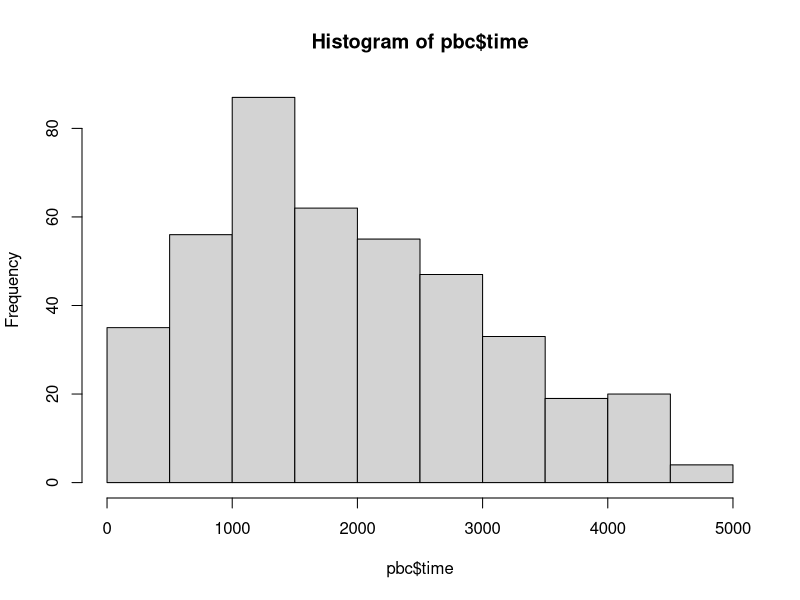

This chart was generated by the following R code: (Note: this script raises an error after producing the figure.)
rm(list = ls())
gc()
gc()

library(data.table)
library(survival)
library(survminer)
library(tidyverse)
library(glmnet)
library(e1071)
library(coin)

'%nin%' = Negate('%in%')

#importing 'pbc' dataset to R environment
  
data(pbc)

pbc = as.data.table(pbc)



# Descriptive Statistics

numeric_vars = c("age","bili", "chol", "albumin", "copper", "alk.phos", 
                 "ast", "platelet", "protime")

factor_vars = c("trt", "sex", "ascites", "hepato", 
                "spiders", "edema","stage")



# NA count

sapply(pbc,function(x) sum(is.na(x)))


#Analysis of Surv Obj and target variable

hist(pbc$time)
summary(pbc$time)
table(pbc$status)

Surv_obj = Surv(pbc$time,pbc$status==2)

ggsurvplot(survfit(Surv_obj~1,data = pbc),data = pbc,
           palette = "blue",linetype = 1,
           surv.median.line = "hv",risk.table = TRUE,
           cumevents = TRUE, cumcensor = TRUE, tables.height = 0.15)

survfit(Surv(time,status==2)~1,data=pbc)

# -- Num var


summary(pbc$age)

summary(pbc$bili)
summary(pbc$chol)
summary(pbc$albumin)
summary(pbc$copper)

summary(pbc$alk.phos)
summary(pbc$ast)
summary(pbc$platelet)
summary(pbc$protime)




# -- cat var

table(pbc$sex,exclude = NULL)
prop.table(table(pbc$sex,exclude = NULL))

table(pbc$stage,exclude = NULL)
prop.table(table(pbc$stage,exclude = NULL))

table(pbc$ascites,exclude = NULL)
prop.table(table(pbc$ascites,exclude = NULL))

table(pbc$hepato,exclude = NULL)
prop.table(table(pbc$hepato,exclude = NULL))

table(pbc$spiders,exclude = NULL)
prop.table(table(pbc$spiders,exclude = NULL))

table(pbc$edema,exclude = NULL)
prop.table(table(pbc$edema,exclude = NULL))


table(pbc$stage,exclude = NULL)
prop.table(table(pbc$edema,exclude = NULL))




# -- data_cleaning

pbc  = pbc[,trt:=ifelse(is.na(trt),3,trt)]

pbc = pbc[,ascites:=ifelse(is.na(ascites),-1,ascites)]

pbc = pbc[,hepato:=ifelse(is.na(hepato),-1,hepato)]

pbc = pbc[,spiders:=ifelse(is.na(spiders),-1,spiders)]

pbc[,stage:=as.character(stage)]
pbc[,stage:=ifelse(is.na(stage),'missing',stage)]


# -- num var

copper_median = median(pbc$copper,na.rm=TRUE)
pbc = pbc[,copper:=ifelse(is.na(copper),copper_median,copper)]

alkphos_median = median(pbc$alk.phos,na.rm=TRUE)
pbc = pbc[,alk.phos:=ifelse(is.na(alk.phos),alkphos_median,alk.phos)]

ast_median = median(pbc$ast,na.rm=TRUE)
pbc = pbc[,ast:=ifelse(is.na(ast),ast_median,ast)]

platelet_median = median(pbc$platelet,na.rm=TRUE)
pbc = pbc[,platelet:=ifelse(is.na(platelet),platelet_median,platelet)]

protime_median = median(pbc$protime,na.rm=TRUE)
pbc = pbc[,protime:=ifelse(is.na(protime),protime_median,protime)]

# -- rejecting trig and chol

pbc_old = pbc
pbc[,trig:=NULL]
pbc[,chol:=NULL]

# -- tranforming to log

numeric_vars = c("age","bili", "albumin", "copper", "alk.phos", 
                 "ast", "platelet", "protime")

sapply(pbc[,.SD,.SDcols=numeric_vars],function(x) skewness(x))

#pbc = pbc[,protime_log:=log(protime)]
#pbc = pbc[,ast_log:=log(ast)]

#age_mean = mean(pbc$age)
#age_sd = sd(pbc$age)
#pbc = pbc[,age_norm:=(age-age_mean)/age_sd]

pbc[,age_c:=ifelse(age<=44,"<=44",
                                  ifelse(age<=52,"<=52",
                                         ifelse(age<=59,"<=59",">59")))]

pbc[,stage:=ifelse(is.na(stage),'missing',stage)]

pbc[,stage_4_flag:=ifelse(stage==4,1,0)]



#non-Parametric

km_pbc = survfit(Surv(time,status==2)~1,data = pbc)

km_pbc = survfit(Surv_obj~1,data = pbc)

summary(survfit(Surv_obj ~ 1, data = pbc), times = 365.25)
summary(survfit(Surv_obj ~ 1, data = pbc), times = 730.5)
summary(survfit(Surv_obj ~ 1, data = pbc), times = 2000)


km_pbc_2 =  survfit(Surv_obj~age_c,data = pbc)

km_pbc_3 =  survfit(Surv_obj~stage,data = pbc)


ggsurvplot(km_pbc,data = pbc,
           palette = "blue",linetype = 1,
           surv.median.line = "hv",risk.table = TRUE,
           cumevents = TRUE, cumcensor = TRUE, tables.height = 0.15)

km_model = survreg(Surv(time,status==2)~as.factor(trt) +	as.factor(sex) +	as.factor(ascites) +	
                     as.factor(hepato) +	as.factor(spiders) +	as.factor(edema) +	as.factor(stage) +
                     age + 	log(bili) + 	log(chol) + albumin + 	log(copper) + 	log(alk.phos) + 	log(ast) + 	log(platelet) + 	
                     log(protime),data = pbc,dist = "weibull", scale = 0.5)

km_model_2 = survreg(Surv(time,status==2)~	as.factor(edema) +
                     age + 	log(bili)  + albumin + log(protime),data = pbc,dist = "weibull", scale = 0.5)

#log_rank_test

logrank_test(Surv(time,status==2) ~ sex, data = pbc)
logrank_1 <- survdiff(Surv(time, status == 2) ~ sex, data = pbc)


survdiff(Surv(time, status == 2) ~ as.factor(sex), data = pbc)
survdiff(Surv(time, status == 2) ~ as.factor(age_c), data = pbc)
survdiff(Surv(time, status == 2) ~ as.factor(stage), data = pbc)
survdiff(Surv(time, status == 2) ~ as.factor(edema), data = pbc)

plot(KM_fit, fun = "cumhaz")

ggsurvplot(KM_fit,
           pval = TRUE, conf.int = TRUE,
           risk.table = TRUE, # Add risk table
           risk.table.col = "strata", # Change risk table color by groups
           linetype = "strata", # Change line type by groups   
           surv.median.line = "hv", # Specify median survival
           ggtheme = theme_bw(), # Change ggplot2 theme
           palette = c("#E7B800", "#2E9FDF"))

logrank_test(Surv(time,status==2) ~ as.factor(age_c), data = pbc)
KM_fit <- survfit(Surv(time, status == 2) ~ as.factor(age_c), data = pbc)
plot(KM_fit, fun = "cumhaz")

ggsurvplot(KM_fit,
           pval = TRUE, conf.int = TRUE,
           risk.table = TRUE, # Add risk table
           risk.table.col = "strata", # Change risk table color by groups
           linetype = "strata", # Change line type by groups
           surv.median.line = "hv", # Specify median survival
           ggtheme = theme_bw(), # Change ggplot2 theme
           palette = c("#E7B800", "#2E9FDF","#009999", "#0000FF"))

logrank_test(Surv(time,status==2) ~ as.factor(edema), data = pbc)
KM_fit <- survfit(Surv(time, status == 2) ~ edema, data = pbc)
plot(KM_fit, fun = "cumhaz")

ggsurvplot(KM_fit,
           pval = TRUE, conf.int = TRUE,
           risk.table = TRUE, # Add risk table
           risk.table.col = "strata", # Change risk table color by groups
           linetype = "strata", # Change line type by groups
           surv.median.line = "hv", # Specify median survival
           ggtheme = theme_bw(), # Change ggplot2 theme
           palette = c("#E7B800", "#2E9FDF","#009999"))



logrank_test(Surv(time,status==2) ~ as.factor(trt), data = pbc)

logrank_test(Surv(time,status==2) ~ as.factor(ascites), data = pbc)

logrank_test(Surv(time,status==2) ~ as.factor(hepato), data = pbc)

logrank_test(Surv(time,status==2) ~ as.factor(spiders), data = pbc)



#cox_ph

## The 4 candidate models

M0 <- coxph(Surv(time,status==2) ~ 1, data = pbc)


MA <- coxph(Surv(time,status==2) ~ age, data = pbc)

summary(MA)


MB <- coxph(Surv(time,status==2) ~ age+sex, data = pbc)

summary(MB)


anova(MA,MB)

MC <- coxph(Surv(time,status==2) ~ edema, data = pbc)
MC1 <- coxph(Surv(time,status==2) ~ edema+age+spiders, data = pbc)
MC2 <- coxph(Surv(time,status==2) ~ edema+age+sex, data = pbc)
MD <- coxph(Surv(time,status==2) ~ age + sex+ edema, data = pbc)
ME <- coxph(Surv(time,status==2) ~ as.factor(trt) +	as.factor(sex) +	as.factor(ascites) +	
              as.factor(hepato) +	as.factor(spiders) +	as.factor(edema) +	as.factor(stage) +
              age + 	bili + 	chol + 	albumin + 	copper + 	alk.phos + 	ast + 	platelet + 	protime,data=pbc)



fits <- list(MA = MA, MB = MB, MC = MC, MD = MD,ME = ME, MF = MF)
sapply(fits, AIC)

MF <- coxph(Surv(time,status==2) ~ as.factor(trt) +	as.factor(sex) +	as.factor(ascites) +	
              as.factor(hepato) +	as.factor(spiders) +	as.factor(edema) +	as.factor(stage) +
              age + 	log(bili) + albumin + 	log(copper) + 	log(alk.phos) + 	log(ast) + 	log(platelet) + 	
              log(protime),data=pbc)

summary(MF)

MF_1<-coxph(Surv(time,status==2) ~ 	as.factor(edema)  +
              age + 	log(bili) + albumin + log(protime),data=pbc)

summary(MF_1)

sapply(list(MF,MF_1),AIC)

par(mfrow=c(2, 3))
plot(cox.zph(MF_1))

plot(cox.zph(MC))

plot(cox.zph(MA))






# cox glm net





attach(pbc)
par(mfrow=c(1, 1))
y <- Surv(pbc$time, pbc$status==2)

x <- model.matrix(y ~ as.factor(trt) +	as.factor(sex) +	as.factor(ascites) +	
                     as.factor(hepato) +	as.factor(spiders) +	as.factor(edema) +	as.factor(stage) +
                     age + 	log(bili) + albumin + 	log(copper) + 	log(alk.phos) + 	log(ast) + 	log(platelet) + 	
                     log(protime)-1,pbc)

cv.fit <- cv.glmnet(x,y,family="cox", maxit = 1000)

plot(cv.fit)


cv.fit$lambda.min   # CV-error curve hits its minimum


cv.fit$lambda.1se   # most regularized model with CV-error within 1 standard deviation of the minimum.

coef(cv.fit, s = "lambda.min")

x_req = model.matrix(y ~ as.factor(ascites)+as.factor(edema)+as.factor(stage)+
                       age + 	log(bili) + albumin + 	log(copper) + 	log(ast) + 	
                       log(protime)-1, pbc)

glmnet_fit <- glmnet(x,y,family="cox",maxit = 1000,lambda = 0)
coef(glmnet_fit)

glmnet_fit1 <- glmnet(x,y,family="cox",maxit = 1000,lambda = cv.fit$lambda.min)
coef(glmnet_fit1)

glmnet_fit2 <- glmnet(x_req,y,family="cox",maxit = 1000,lambda = cv.fit$lambda.min)

par(mfrow=c(3, 3))
plot(glmnet_fit2)

Coefficients <- coef(glmnet_fit, s = cv.fit$lambda.min)

coef(glmnet_fit, s = cv.fit$lambda.min)

coef(glmnet_fit1, s = cv.fit$lambda.min)
